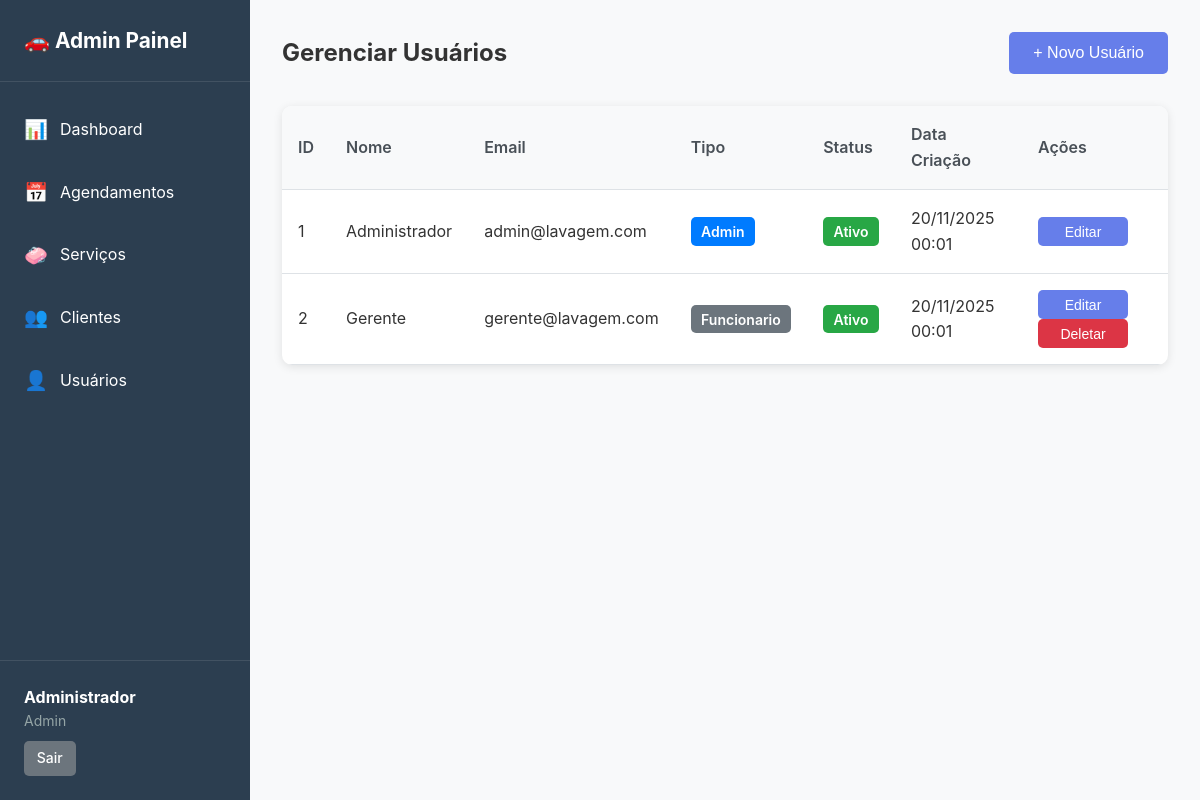
The page /public/admin/usuarios.php (signed in) on the database its author committed.
### tables this page shows
CREATE TABLE usuarios (
        id INT PRIMARY KEY AUTO_INCREMENT,
        nome VARCHAR(100) NOT NULL,
        email VARCHAR(100) UNIQUE NOT NULL,
        senha VARCHAR(255) NOT NULL,
        tipo ENUM('admin', 'funcionario') DEFAULT 'funcionario',
        ativo TINYINT(1) DEFAULT 1,
        data_criacao TIMESTAMP DEFAULT CURRENT_TIMESTAMP,
        data_atualizacao TIMESTAMP DEFAULT CURRENT_TIMESTAMP ON UPDATE CURRENT_TIMESTAMP,
        INDEX idx_email (email),
        INDEX idx_tipo (tipo)
    );

### app/controllers/BaseController.php (called while the page is built, shortened)
<?php
require_once __DIR__ . '/../../config/database.php';
class BaseController {
    public function __construct() {
        $database = new Database();
        $this->db = $database->getConnection();
    }
}
?>

### config/database.php (called while the page is built, shortened)
<?php
class Database {
    private $host = "localhost";
    private $db_name = "lavagem_veiculos";
    private $username = "root";
    private $password = "";
    public function getConnection() {
        $this->conn = null;
        try {
            $this->conn = new PDO(
                "mysql:host=" . $this->host . ";dbname=" . $this->db_name . ";charset=utf8mb4",
                $this->username,
                $this->password,
                array(
                    PDO::ATTR_ERRMODE => PDO::ERRMODE_EXCEPTION,
                    PDO::ATTR_DEFAULT_FETCH_MODE => PDO::FETCH_ASSOC,
                    PDO::ATTR_EMULATE_PREPARES => false
                )
            );
        } catch(PDOException $exception) {
            echo "Erro de conexão: " . $exception->getMessage();
        }
        return $this->conn;
    }
}
?>

### app/controllers/UsuariosController.php (called while the page is built, shortened)
<?php
require_once __DIR__ . '/../models/Usuario.php';
require_once __DIR__ . '/BaseController.php';
class UsuariosController extends BaseController {
    public function getList() {
        $m = new Usuario($this->db);
        $stmt = $m->readAll();
        return $stmt->fetchAll(PDO::FETCH_ASSOC);
    }
}
?>

### app/models/Usuario.php (called while the page is built, shortened)
<?php
require_once __DIR__ . '/../../config/database.php';
class Usuario {
    private $conn;
    private $table_name = "usuarios";
    public function __construct($db = null) {
        if ($db) {
            $this->conn = $db;
        } else {
            $database = new Database();
            $this->conn = $database->getConnection();
        }
    }
    public function readAll() {
        $query = "SELECT * FROM " . $this->table_name . " ORDER BY nome ASC";
        $stmt = $this->conn->prepare($query);
        $stmt->execute();
        return $stmt;
    }
}
?>

### config/config.php (called while the page is built, shortened)
<?php
function formatarDataHora($data) {
    return date('d/m/Y H:i', strtotime($data));
}
?>

### public/admin/usuarios.php (the view, shortened to what this page needs)
<?php
require_once __DIR__ . '/../../config/config.php';
require_once __DIR__ . '/../../app/controllers/UsuariosController.php';
$controller = new UsuariosController();
$usuarios = $controller->getList();
include __DIR__ . '/../../app/views/admin/header_admin.php';
?>
<div class="admin-content">
    <div class="admin-header">
        <h2>Gerenciar Usuários</h2>
        <button onclick="abrirModal('modalCriar')" class="btn btn-primary">+ Novo Usuário</button>
    </div>
    <div class="admin-table-container">
        <table class="admin-table">
            <thead>
                <tr>
                    <th>ID</th>
                    <th>Nome</th>
                    <th>Email</th>
                    <th>Tipo</th>
                    <th>Status</th>
                    <th>Data Criação</th>
                    <th>Ações</th>
                </tr>
            </thead>
            <tbody>
                <?php foreach ($usuarios as $usuario): ?>
                <tr>
                    <td><?php echo $usuario['id']; ?></td>
                    <td><?php echo htmlspecialchars($usuario['nome']); ?></td>
                    <td><?php echo htmlspecialchars($usuario['email']); ?></td>
                    <td>
                        <span class="badge <?php echo $usuario['tipo'] == 'admin' ? 'badge-primary' : 'badge-secondary'; ?>">
                            <?php echo ucfirst($usuario['tipo']); ?>
                        </span>
                    </td>
                    <td>
                        <span class="badge <?php echo $usuario['ativo'] ? 'badge-success' : 'badge-danger'; ?>">
                            <?php echo $usuario['ativo'] ? 'Ativo' : 'Inativo'; ?>
                        </span>
                    </td>
                    <td><?php echo formatarDataHora($usuario['data_criacao']); ?></td>
                    <td>
                        <button onclick='editarUsuario(<?php echo json_encode($usuario); ?>)' class="btn btn-sm">Editar</button>
                        <?php if ($usuario['id'] != $_SESSION['admin_id']): ?>
                        <button onclick="deletarUsuario(<?php echo $usuario['id']; ?>)" class="btn btn-sm btn-danger">Deletar</button>
                        <?php endif; ?>
                    </td>
                </tr>
                <?php endforeach; ?>
            </tbody>
        </table>
    </div>
</div>
<?php include __DIR__ . '/../../app/views/admin/footer_admin.php'; ?>

### public/css/style.css (style rules this page uses)
* { margin: 0; padding: 0; box-sizing: border-box; }
body { font-family: -apple-system, BlinkMacSystemFont, 'Segoe UI', Roboto, 'Helvetica Neue', Arial, sans-serif; line-height: 1.6; color: #333; background-color: #f5f5f5; }
.btn { display: inline-block; padding: 0.75rem 1.5rem; background: #667eea; color: white; text-decoration: none; border-radius: 5px; border: none; cursor: pointer; font-size: 1rem; font-weight: 500; transition: all 0.3s; }
.btn-primary { background: #667eea; }
.btn-danger { background: #dc3545; }
.btn-sm { padding: 0.4rem 0.8rem; font-size: 0.875rem; }
.admin-body { background: #f8f9fa; }
.admin-content { max-width: 1400px; }
.admin-header { display: flex; justify-content: space-between; align-items: center; margin-bottom: 2rem; }
.admin-table-container { background: white; border-radius: 10px; box-shadow: 0 2px 10px rgba(0,0,0,0.1); overflow-x: auto; }
.admin-table { width: 100%; border-collapse: collapse; }
.admin-table thead { background: #f8f9fa; }
.admin-table th, .admin-table td { padding: 1rem; text-align: left; border-bottom: 1px solid #dee2e6; }
.admin-table th { font-weight: 600; color: #495057; }
.admin-table .btn-sm { min-width: 90px; text-align: center; }
.badge { padding: 0.35rem 0.65rem; border-radius: 5px; font-size: 0.875rem; font-weight: 600; }
.badge-primary { background: #007bff; color: white; }
.badge-secondary { background: #6c757d; color: white; }
.badge-success { background: #28a745; color: white; }

### rows shown on the page
usuarios: id "1", nome "Administrador", email "admin@lavagem.com", tipo "Admin", ativo "Ativo", data_criacao "20/11/2025 00:01"
usuarios: id "2", nome "Gerente", email "gerente@lavagem.com", tipo "Funcionario", ativo "Ativo", data_criacao "20/11/2025 00:01"

### other values the page prints
$_SESSION['admin_nome'] "Administrador"
$_SESSION['admin_tipo'] "Admin"
